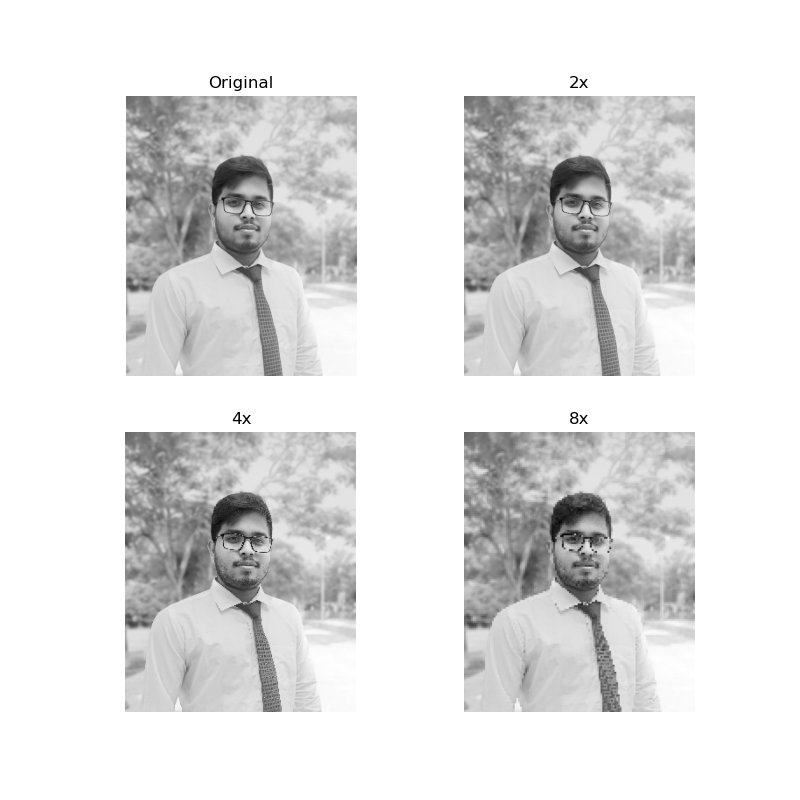

The script that saved this image:
import cv2
import matplotlib.pyplot as plt

gray_img = cv2.imread("rony.jpg", cv2.IMREAD_GRAYSCALE)

plt.figure(figsize=(8,8))
plt.subplot(2,2,1); plt.title("Original"); plt.imshow(gray_img, cmap='gray'); plt.axis('off')
plt.subplot(2,2,2); plt.title("2x"); plt.imshow(gray_img[::2, ::2], cmap='gray'); plt.axis('off')
plt.subplot(2,2,3); plt.title("4x"); plt.imshow(gray_img[::4, ::4], cmap='gray'); plt.axis('off')
plt.subplot(2,2,4); plt.title("8x"); plt.imshow(gray_img[::8, ::8], cmap='gray'); plt.axis('off')
plt.savefig('task3_subsampling.png'); plt.show()
